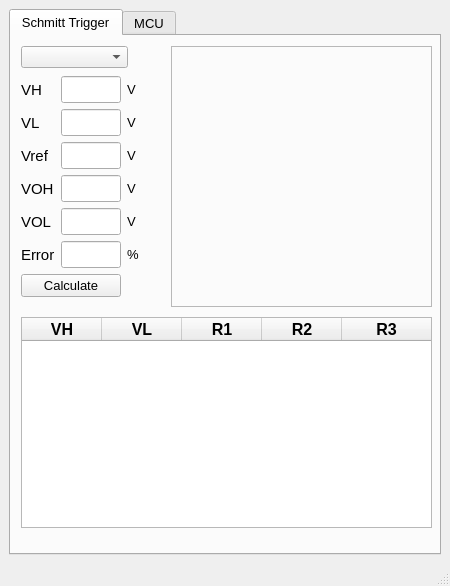
<?xml version="1.0" encoding="UTF-8"?>
<ui version="4.0">
 <class>MainWindow</class>
 <widget class="QMainWindow" name="MainWindow">
  <property name="windowModality">
   <enum>Qt::NonModal</enum>
  </property>
  <property name="geometry">
   <rect>
    <x>0</x>
    <y>0</y>
    <width>450</width>
    <height>586</height>
   </rect>
  </property>
  <property name="windowTitle">
   <string>MainWindow</string>
  </property>
  <property name="autoFillBackground">
   <bool>false</bool>
  </property>
  <widget class="QWidget" name="centralwidget">
   <layout class="QGridLayout" name="gridLayout_6">
    <item row="0" column="0">
     <widget class="QTabWidget" name="tabWidget">
      <property name="font">
       <font>
        <pointsize>10</pointsize>
       </font>
      </property>
      <property name="currentIndex">
       <number>0</number>
      </property>
      <widget class="QWidget" name="tab">
       <attribute name="title">
        <string>Schmitt Trigger</string>
       </attribute>
       <widget class="QComboBox" name="cbStandards">
        <property name="geometry">
         <rect>
          <x>10</x>
          <y>10</y>
          <width>107</width>
          <height>22</height>
         </rect>
        </property>
        <property name="font">
         <font>
          <pointsize>10</pointsize>
         </font>
        </property>
       </widget>
       <widget class="QTableWidget" name="tableWidget">
        <property name="geometry">
         <rect>
          <x>10</x>
          <y>281</y>
          <width>411</width>
          <height>211</height>
         </rect>
        </property>
        <property name="frameShape">
         <enum>QFrame::StyledPanel</enum>
        </property>
        <property name="frameShadow">
         <enum>QFrame::Sunken</enum>
        </property>
        <property name="sizeAdjustPolicy">
         <enum>QAbstractScrollArea::AdjustIgnored</enum>
        </property>
        <property name="columnCount">
         <number>5</number>
        </property>
        <attribute name="horizontalHeaderVisible">
         <bool>true</bool>
        </attribute>
        <attribute name="horizontalHeaderCascadingSectionResizes">
         <bool>false</bool>
        </attribute>
        <attribute name="horizontalHeaderDefaultSectionSize">
         <number>80</number>
        </attribute>
        <attribute name="horizontalHeaderHighlightSections">
         <bool>true</bool>
        </attribute>
        <attribute name="horizontalHeaderShowSortIndicator" stdset="0">
         <bool>false</bool>
        </attribute>
        <attribute name="horizontalHeaderStretchLastSection">
         <bool>true</bool>
        </attribute>
        <attribute name="verticalHeaderCascadingSectionResizes">
         <bool>false</bool>
        </attribute>
        <attribute name="verticalHeaderShowSortIndicator" stdset="0">
         <bool>false</bool>
        </attribute>
        <attribute name="verticalHeaderStretchLastSection">
         <bool>false</bool>
        </attribute>
        <column>
         <property name="text">
          <string>VH</string>
         </property>
         <property name="font">
          <font>
           <pointsize>12</pointsize>
           <weight>75</weight>
           <bold>true</bold>
          </font>
         </property>
        </column>
        <column>
         <property name="text">
          <string>VL</string>
         </property>
         <property name="font">
          <font>
           <pointsize>12</pointsize>
           <weight>75</weight>
           <bold>true</bold>
          </font>
         </property>
        </column>
        <column>
         <property name="text">
          <string>R1</string>
         </property>
         <property name="font">
          <font>
           <pointsize>12</pointsize>
           <weight>75</weight>
           <bold>true</bold>
          </font>
         </property>
        </column>
        <column>
         <property name="text">
          <string>R2</string>
         </property>
         <property name="font">
          <font>
           <pointsize>12</pointsize>
           <weight>75</weight>
           <bold>true</bold>
          </font>
         </property>
        </column>
        <column>
         <property name="text">
          <string>R3</string>
         </property>
         <property name="font">
          <font>
           <pointsize>12</pointsize>
           <weight>75</weight>
           <bold>true</bold>
          </font>
         </property>
        </column>
       </widget>
       <widget class="QWidget" name="layoutWidget">
        <property name="geometry">
         <rect>
          <x>10</x>
          <y>40</y>
          <width>131</width>
          <height>222</height>
         </rect>
        </property>
        <layout class="QGridLayout" name="gridLayout">
         <property name="sizeConstraint">
          <enum>QLayout::SetFixedSize</enum>
         </property>
         <item row="0" column="0">
          <widget class="QLabel" name="label">
           <property name="maximumSize">
            <size>
             <width>40</width>
             <height>16777215</height>
            </size>
           </property>
           <property name="font">
            <font>
             <pointsize>11</pointsize>
            </font>
           </property>
           <property name="text">
            <string>VH</string>
           </property>
          </widget>
         </item>
         <item row="0" column="1">
          <widget class="QLineEdit" name="etVh">
           <property name="sizePolicy">
            <sizepolicy hsizetype="Preferred" vsizetype="Fixed">
             <horstretch>0</horstretch>
             <verstretch>0</verstretch>
            </sizepolicy>
           </property>
           <property name="maximumSize">
            <size>
             <width>60</width>
             <height>16777215</height>
            </size>
           </property>
           <property name="font">
            <font>
             <pointsize>12</pointsize>
            </font>
           </property>
           <property name="text">
            <string/>
           </property>
          </widget>
         </item>
         <item row="0" column="2">
          <widget class="QLabel" name="label_7">
           <property name="font">
            <font>
             <pointsize>10</pointsize>
            </font>
           </property>
           <property name="text">
            <string>V</string>
           </property>
          </widget>
         </item>
         <item row="1" column="0">
          <widget class="QLabel" name="label_2">
           <property name="maximumSize">
            <size>
             <width>40</width>
             <height>16777215</height>
            </size>
           </property>
           <property name="font">
            <font>
             <pointsize>11</pointsize>
            </font>
           </property>
           <property name="text">
            <string>VL</string>
           </property>
          </widget>
         </item>
         <item row="1" column="1">
          <widget class="QLineEdit" name="etVl">
           <property name="maximumSize">
            <size>
             <width>60</width>
             <height>16777215</height>
            </size>
           </property>
           <property name="font">
            <font>
             <pointsize>12</pointsize>
            </font>
           </property>
           <property name="text">
            <string/>
           </property>
          </widget>
         </item>
         <item row="1" column="2">
          <widget class="QLabel" name="label_8">
           <property name="font">
            <font>
             <pointsize>10</pointsize>
            </font>
           </property>
           <property name="text">
            <string>V</string>
           </property>
          </widget>
         </item>
         <item row="2" column="0">
          <widget class="QLabel" name="label_3">
           <property name="maximumSize">
            <size>
             <width>40</width>
             <height>16777215</height>
            </size>
           </property>
           <property name="font">
            <font>
             <pointsize>11</pointsize>
            </font>
           </property>
           <property name="text">
            <string>Vref</string>
           </property>
          </widget>
         </item>
         <item row="2" column="1">
          <widget class="QLineEdit" name="etVref">
           <property name="maximumSize">
            <size>
             <width>60</width>
             <height>16777215</height>
            </size>
           </property>
           <property name="font">
            <font>
             <pointsize>12</pointsize>
            </font>
           </property>
           <property name="text">
            <string/>
           </property>
          </widget>
         </item>
         <item row="2" column="2">
          <widget class="QLabel" name="label_9">
           <property name="font">
            <font>
             <pointsize>10</pointsize>
            </font>
           </property>
           <property name="text">
            <string>V</string>
           </property>
          </widget>
         </item>
         <item row="3" column="0">
          <widget class="QLabel" name="label_4">
           <property name="maximumSize">
            <size>
             <width>40</width>
             <height>16777215</height>
            </size>
           </property>
           <property name="font">
            <font>
             <pointsize>11</pointsize>
            </font>
           </property>
           <property name="text">
            <string>VOH</string>
           </property>
          </widget>
         </item>
         <item row="3" column="1">
          <widget class="QLineEdit" name="etVoh">
           <property name="maximumSize">
            <size>
             <width>60</width>
             <height>16777215</height>
            </size>
           </property>
           <property name="font">
            <font>
             <pointsize>12</pointsize>
            </font>
           </property>
           <property name="text">
            <string/>
           </property>
          </widget>
         </item>
         <item row="3" column="2">
          <widget class="QLabel" name="label_10">
           <property name="font">
            <font>
             <pointsize>10</pointsize>
            </font>
           </property>
           <property name="text">
            <string>V</string>
           </property>
          </widget>
         </item>
         <item row="4" column="0">
          <widget class="QLabel" name="label_5">
           <property name="maximumSize">
            <size>
             <width>40</width>
             <height>16777215</height>
            </size>
           </property>
           <property name="font">
            <font>
             <pointsize>11</pointsize>
            </font>
           </property>
           <property name="text">
            <string>VOL</string>
           </property>
          </widget>
         </item>
         <item row="4" column="1">
          <widget class="QLineEdit" name="etVol">
           <property name="maximumSize">
            <size>
             <width>60</width>
             <height>16777215</height>
            </size>
           </property>
           <property name="font">
            <font>
             <pointsize>12</pointsize>
            </font>
           </property>
           <property name="text">
            <string/>
           </property>
          </widget>
         </item>
         <item row="4" column="2">
          <widget class="QLabel" name="label_11">
           <property name="font">
            <font>
             <pointsize>10</pointsize>
            </font>
           </property>
           <property name="text">
            <string>V</string>
           </property>
          </widget>
         </item>
         <item row="5" column="0">
          <widget class="QLabel" name="label_6">
           <property name="maximumSize">
            <size>
             <width>40</width>
             <height>16777215</height>
            </size>
           </property>
           <property name="font">
            <font>
             <pointsize>11</pointsize>
            </font>
           </property>
           <property name="text">
            <string>Error</string>
           </property>
          </widget>
         </item>
         <item row="5" column="1">
          <widget class="QLineEdit" name="etError">
           <property name="maximumSize">
            <size>
             <width>60</width>
             <height>16777215</height>
            </size>
           </property>
           <property name="font">
            <font>
             <pointsize>12</pointsize>
            </font>
           </property>
           <property name="text">
            <string/>
           </property>
          </widget>
         </item>
         <item row="5" column="2">
          <widget class="QLabel" name="label_12">
           <property name="font">
            <font>
             <pointsize>10</pointsize>
            </font>
           </property>
           <property name="text">
            <string>%</string>
           </property>
          </widget>
         </item>
         <item row="6" column="0" colspan="2">
          <widget class="QPushButton" name="pushButton">
           <property name="font">
            <font>
             <pointsize>10</pointsize>
             <weight>50</weight>
             <bold>false</bold>
            </font>
           </property>
           <property name="text">
            <string>Calculate</string>
           </property>
          </widget>
         </item>
        </layout>
       </widget>
       <widget class="QLabel" name="lblImg">
        <property name="geometry">
         <rect>
          <x>160</x>
          <y>10</y>
          <width>261</width>
          <height>261</height>
         </rect>
        </property>
        <property name="frameShape">
         <enum>QFrame::StyledPanel</enum>
        </property>
        <property name="text">
         <string/>
        </property>
        <property name="scaledContents">
         <bool>true</bool>
        </property>
        <property name="alignment">
         <set>Qt::AlignCenter</set>
        </property>
       </widget>
      </widget>
      <widget class="QWidget" name="tab_2">
       <attribute name="title">
        <string>MCU</string>
       </attribute>
       <widget class="QTabWidget" name="tabWidget_2">
        <property name="geometry">
         <rect>
          <x>10</x>
          <y>0</y>
          <width>411</width>
          <height>481</height>
         </rect>
        </property>
        <property name="sizePolicy">
         <sizepolicy hsizetype="Expanding" vsizetype="Expanding">
          <horstretch>0</horstretch>
          <verstretch>0</verstretch>
         </sizepolicy>
        </property>
        <property name="font">
         <font>
          <pointsize>9</pointsize>
         </font>
        </property>
        <property name="currentIndex">
         <number>0</number>
        </property>
        <widget class="QWidget" name="tab_3">
         <property name="font">
          <font>
           <pointsize>14</pointsize>
          </font>
         </property>
         <attribute name="title">
          <string>ADC</string>
         </attribute>
         <widget class="QPushButton" name="btnAdcCalculate">
          <property name="geometry">
           <rect>
            <x>260</x>
            <y>110</y>
            <width>101</width>
            <height>28</height>
           </rect>
          </property>
          <property name="font">
           <font>
            <pointsize>10</pointsize>
           </font>
          </property>
          <property name="contextMenuPolicy">
           <enum>Qt::DefaultContextMenu</enum>
          </property>
          <property name="text">
           <string>Calculate</string>
          </property>
         </widget>
         <widget class="QWidget" name="">
          <property name="geometry">
           <rect>
            <x>30</x>
            <y>200</y>
            <width>321</width>
            <height>41</height>
           </rect>
          </property>
          <layout class="QGridLayout" name="gridLayout_3">
           <item row="0" column="0">
            <widget class="QLabel" name="label_22">
             <property name="font">
              <font>
               <pointsize>11</pointsize>
              </font>
             </property>
             <property name="text">
              <string>Resolution</string>
             </property>
            </widget>
           </item>
           <item row="0" column="1">
            <widget class="QLCDNumber" name="lcdReolution">
             <property name="lineWidth">
              <number>1</number>
             </property>
             <property name="digitCount">
              <number>10</number>
             </property>
             <property name="segmentStyle">
              <enum>QLCDNumber::Filled</enum>
             </property>
            </widget>
           </item>
           <item row="0" column="2">
            <widget class="QLabel" name="label_25">
             <property name="sizePolicy">
              <sizepolicy hsizetype="Fixed" vsizetype="Preferred">
               <horstretch>0</horstretch>
               <verstretch>0</verstretch>
              </sizepolicy>
             </property>
             <property name="font">
              <font>
               <pointsize>10</pointsize>
              </font>
             </property>
             <property name="text">
              <string>V</string>
             </property>
            </widget>
           </item>
          </layout>
         </widget>
         <widget class="QWidget" name="">
          <property name="geometry">
           <rect>
            <x>30</x>
            <y>250</y>
            <width>321</width>
            <height>41</height>
           </rect>
          </property>
          <layout class="QGridLayout" name="gridLayout_4">
           <item row="0" column="0">
            <widget class="QLabel" name="label_27">
             <property name="font">
              <font>
               <pointsize>11</pointsize>
              </font>
             </property>
             <property name="text">
              <string>ADC to Voltage</string>
             </property>
            </widget>
           </item>
           <item row="0" column="1">
            <widget class="QLCDNumber" name="lcdVoltage">
             <property name="styleSheet">
              <string notr="true">QLCDNumber:disabled {
 color:#010101;
background-color:#555555;
}</string>
             </property>
             <property name="digitCount">
              <number>10</number>
             </property>
            </widget>
           </item>
           <item row="0" column="2">
            <widget class="QLabel" name="label_26">
             <property name="sizePolicy">
              <sizepolicy hsizetype="Fixed" vsizetype="Preferred">
               <horstretch>0</horstretch>
               <verstretch>0</verstretch>
              </sizepolicy>
             </property>
             <property name="font">
              <font>
               <pointsize>10</pointsize>
              </font>
             </property>
             <property name="text">
              <string>V</string>
             </property>
            </widget>
           </item>
          </layout>
         </widget>
         <widget class="QWidget" name="">
          <property name="geometry">
           <rect>
            <x>31</x>
            <y>300</y>
            <width>321</width>
            <height>41</height>
           </rect>
          </property>
          <layout class="QGridLayout" name="gridLayout_5">
           <item row="0" column="0">
            <widget class="QLabel" name="label_24">
             <property name="font">
              <font>
               <pointsize>11</pointsize>
              </font>
             </property>
             <property name="text">
              <string>Voltage to ADC</string>
             </property>
            </widget>
           </item>
           <item row="0" column="1">
            <widget class="QLCDNumber" name="lcdAdc">
             <property name="styleSheet">
              <string notr="true">QLCDNumber:disabled {
 color:#010101;
background-color:#555555;
}</string>
             </property>
             <property name="digitCount">
              <number>10</number>
             </property>
            </widget>
           </item>
           <item row="0" column="2">
            <widget class="QLabel" name="label_28">
             <property name="sizePolicy">
              <sizepolicy hsizetype="Maximum" vsizetype="Preferred">
               <horstretch>0</horstretch>
               <verstretch>0</verstretch>
              </sizepolicy>
             </property>
             <property name="font">
              <font>
               <pointsize>10</pointsize>
              </font>
             </property>
             <property name="text">
              <string>  </string>
             </property>
            </widget>
           </item>
          </layout>
         </widget>
         <widget class="QWidget" name="">
          <property name="geometry">
           <rect>
            <x>3</x>
            <y>21</y>
            <width>177</width>
            <height>143</height>
           </rect>
          </property>
          <layout class="QGridLayout" name="gridLayout_2">
           <item row="0" column="0">
            <widget class="QLabel" name="label_13">
             <property name="enabled">
              <bool>true</bool>
             </property>
             <property name="maximumSize">
              <size>
               <width>100</width>
               <height>16777215</height>
              </size>
             </property>
             <property name="font">
              <font>
               <pointsize>11</pointsize>
              </font>
             </property>
             <property name="text">
              <string>Resolution</string>
             </property>
            </widget>
           </item>
           <item row="0" column="1">
            <widget class="QLineEdit" name="etAdcResolution">
             <property name="sizePolicy">
              <sizepolicy hsizetype="Preferred" vsizetype="Fixed">
               <horstretch>0</horstretch>
               <verstretch>0</verstretch>
              </sizepolicy>
             </property>
             <property name="maximumSize">
              <size>
               <width>60</width>
               <height>16777215</height>
              </size>
             </property>
             <property name="font">
              <font>
               <pointsize>12</pointsize>
              </font>
             </property>
             <property name="text">
              <string/>
             </property>
            </widget>
           </item>
           <item row="0" column="2">
            <widget class="QLabel" name="label_14">
             <property name="font">
              <font>
               <pointsize>10</pointsize>
              </font>
             </property>
             <property name="text">
              <string>bit</string>
             </property>
            </widget>
           </item>
           <item row="1" column="0">
            <widget class="QLabel" name="label_15">
             <property name="enabled">
              <bool>true</bool>
             </property>
             <property name="maximumSize">
              <size>
               <width>100</width>
               <height>16777215</height>
              </size>
             </property>
             <property name="font">
              <font>
               <pointsize>11</pointsize>
              </font>
             </property>
             <property name="text">
              <string>Vref</string>
             </property>
            </widget>
           </item>
           <item row="1" column="1">
            <widget class="QLineEdit" name="etAdcVref">
             <property name="sizePolicy">
              <sizepolicy hsizetype="Preferred" vsizetype="Fixed">
               <horstretch>0</horstretch>
               <verstretch>0</verstretch>
              </sizepolicy>
             </property>
             <property name="maximumSize">
              <size>
               <width>60</width>
               <height>16777215</height>
              </size>
             </property>
             <property name="font">
              <font>
               <pointsize>12</pointsize>
              </font>
             </property>
             <property name="text">
              <string/>
             </property>
            </widget>
           </item>
           <item row="1" column="2">
            <widget class="QLabel" name="label_16">
             <property name="font">
              <font>
               <pointsize>10</pointsize>
              </font>
             </property>
             <property name="text">
              <string>V</string>
             </property>
            </widget>
           </item>
           <item row="2" column="0">
            <widget class="QLabel" name="label_17">
             <property name="enabled">
              <bool>true</bool>
             </property>
             <property name="maximumSize">
              <size>
               <width>100</width>
               <height>16777215</height>
              </size>
             </property>
             <property name="font">
              <font>
               <pointsize>11</pointsize>
              </font>
             </property>
             <property name="text">
              <string>Offset</string>
             </property>
            </widget>
           </item>
           <item row="2" column="1">
            <widget class="QLineEdit" name="etAdcOffset">
             <property name="sizePolicy">
              <sizepolicy hsizetype="Preferred" vsizetype="Fixed">
               <horstretch>0</horstretch>
               <verstretch>0</verstretch>
              </sizepolicy>
             </property>
             <property name="maximumSize">
              <size>
               <width>60</width>
               <height>16777215</height>
              </size>
             </property>
             <property name="font">
              <font>
               <pointsize>12</pointsize>
              </font>
             </property>
             <property name="text">
              <string/>
             </property>
            </widget>
           </item>
           <item row="2" column="2">
            <widget class="QLabel" name="label_19">
             <property name="font">
              <font>
               <pointsize>10</pointsize>
              </font>
             </property>
             <property name="text">
              <string>V</string>
             </property>
            </widget>
           </item>
           <item row="3" column="0">
            <widget class="QLabel" name="label_18">
             <property name="enabled">
              <bool>true</bool>
             </property>
             <property name="maximumSize">
              <size>
               <width>100</width>
               <height>16777215</height>
              </size>
             </property>
             <property name="font">
              <font>
               <pointsize>11</pointsize>
              </font>
             </property>
             <property name="text">
              <string>Gain</string>
             </property>
            </widget>
           </item>
           <item row="3" column="1">
            <widget class="QLineEdit" name="etAdcGain">
             <property name="sizePolicy">
              <sizepolicy hsizetype="Preferred" vsizetype="Fixed">
               <horstretch>0</horstretch>
               <verstretch>0</verstretch>
              </sizepolicy>
             </property>
             <property name="maximumSize">
              <size>
               <width>60</width>
               <height>16777215</height>
              </size>
             </property>
             <property name="font">
              <font>
               <pointsize>12</pointsize>
              </font>
             </property>
             <property name="text">
              <string/>
             </property>
            </widget>
           </item>
          </layout>
         </widget>
         <widget class="QWidget" name="">
          <property name="geometry">
           <rect>
            <x>220</x>
            <y>20</y>
            <width>181</width>
            <height>71</height>
           </rect>
          </property>
          <layout class="QGridLayout" name="gridLayout_7">
           <item row="0" column="0">
            <widget class="QRadioButton" name="rbVoltage">
             <property name="sizePolicy">
              <sizepolicy hsizetype="Fixed" vsizetype="Fixed">
               <horstretch>0</horstretch>
               <verstretch>0</verstretch>
              </sizepolicy>
             </property>
             <property name="text">
              <string/>
             </property>
             <property name="checked">
              <bool>true</bool>
             </property>
            </widget>
           </item>
           <item row="1" column="2">
            <widget class="QLineEdit" name="etAdcAdc">
             <property name="sizePolicy">
              <sizepolicy hsizetype="Preferred" vsizetype="Fixed">
               <horstretch>0</horstretch>
               <verstretch>0</verstretch>
              </sizepolicy>
             </property>
             <property name="maximumSize">
              <size>
               <width>60</width>
               <height>16777215</height>
              </size>
             </property>
             <property name="font">
              <font>
               <pointsize>12</pointsize>
              </font>
             </property>
             <property name="text">
              <string/>
             </property>
            </widget>
           </item>
           <item row="0" column="3">
            <widget class="QLabel" name="label_21">
             <property name="sizePolicy">
              <sizepolicy hsizetype="Fixed" vsizetype="Preferred">
               <horstretch>0</horstretch>
               <verstretch>0</verstretch>
              </sizepolicy>
             </property>
             <property name="font">
              <font>
               <pointsize>10</pointsize>
              </font>
             </property>
             <property name="text">
              <string>V</string>
             </property>
            </widget>
           </item>
           <item row="1" column="0">
            <widget class="QRadioButton" name="rbAdc">
             <property name="sizePolicy">
              <sizepolicy hsizetype="Fixed" vsizetype="Fixed">
               <horstretch>0</horstretch>
               <verstretch>0</verstretch>
              </sizepolicy>
             </property>
             <property name="text">
              <string/>
             </property>
            </widget>
           </item>
           <item row="0" column="1">
            <widget class="QLabel" name="label_20">
             <property name="enabled">
              <bool>true</bool>
             </property>
             <property name="maximumSize">
              <size>
               <width>100</width>
               <height>16777215</height>
              </size>
             </property>
             <property name="font">
              <font>
               <pointsize>11</pointsize>
              </font>
             </property>
             <property name="text">
              <string>Voltage</string>
             </property>
            </widget>
           </item>
           <item row="1" column="1">
            <widget class="QLabel" name="label_23">
             <property name="enabled">
              <bool>true</bool>
             </property>
             <property name="maximumSize">
              <size>
               <width>100</width>
               <height>16777215</height>
              </size>
             </property>
             <property name="font">
              <font>
               <pointsize>11</pointsize>
              </font>
             </property>
             <property name="text">
              <string>ADC</string>
             </property>
            </widget>
           </item>
           <item row="0" column="2">
            <widget class="QLineEdit" name="etAdcVoltage">
             <property name="sizePolicy">
              <sizepolicy hsizetype="Preferred" vsizetype="Fixed">
               <horstretch>0</horstretch>
               <verstretch>0</verstretch>
              </sizepolicy>
             </property>
             <property name="maximumSize">
              <size>
               <width>60</width>
               <height>16777215</height>
              </size>
             </property>
             <property name="font">
              <font>
               <pointsize>12</pointsize>
              </font>
             </property>
             <property name="text">
              <string/>
             </property>
            </widget>
           </item>
          </layout>
         </widget>
        </widget>
        <widget class="QWidget" name="tab_4">
         <attribute name="title">
          <string>USART</string>
         </attribute>
        </widget>
        <widget class="QWidget" name="tab_5">
         <attribute name="title">
          <string>TIMER</string>
         </attribute>
        </widget>
       </widget>
      </widget>
     </widget>
    </item>
   </layout>
  </widget>
  <widget class="QMenuBar" name="menubar">
   <property name="geometry">
    <rect>
     <x>0</x>
     <y>0</y>
     <width>450</width>
     <height>21</height>
    </rect>
   </property>
  </widget>
  <widget class="QStatusBar" name="statusbar"/>
 </widget>
 <resources/>
 <connections/>
</ui>
